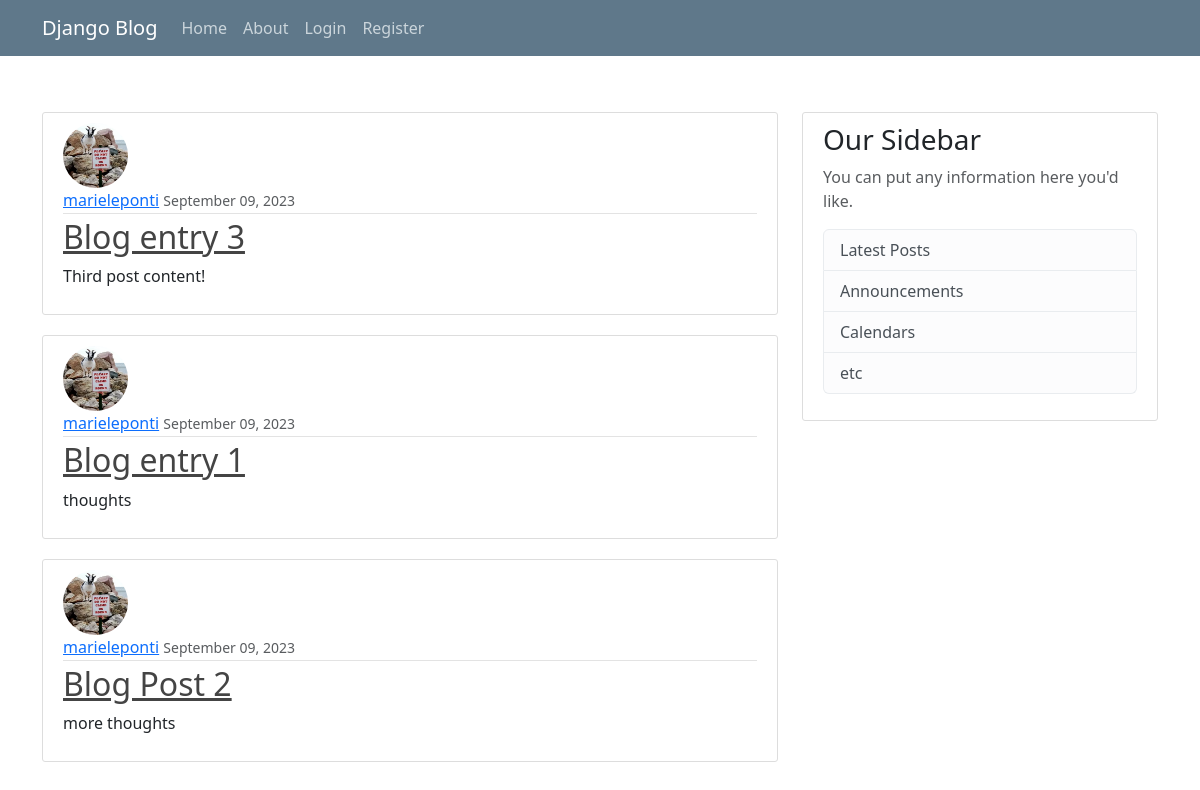
The page / on the database its author committed.
### blog_app/models.py (models this page shows, shortened)
class Post(models.Model):
    title = models.CharField(max_length=100)
    content = models.TextField()
    date_posted = models.DateTimeField(default=timezone.now, blank=True)
    author = models.ForeignKey(User, on_delete=models.CASCADE)

### users/models.py (models this page shows, shortened)
class Profile(models.Model):
    user = models.OneToOneField(User, on_delete=models.CASCADE)
    image = models.ImageField(default='default.jpg', upload_to='profile_pics')

### blog_app/views.py (the view)
# urls.py: path('', PostListView.as_view(), name='blog-home'),
class PostListView(ListView):
    model = Post
    template_name = 'blog_app/home.html' # <app>/<model>_<viewtype>.html
    context_object_name = 'posts'
    ordering = ['-date_posted']

### blog_app/templates/blog_app/home.html
{%  extends './base.html' %}
{%  block content %}
    {% for post in posts %}
    <article class="media content-section">
      <img class="rounded-circle article-img" src="{{ post.author.profile.image.url }}">
        <div class="media-body">
          <div class="article-metadata">
            <a class="mr-2" href="#">{{ post.author }}</a>
            <small class="text-muted">{{ post.date_posted | date:"F m, Y"}}</small>
          </div>
          <h2><a class="article-title" href="{% url 'post-detail' post.id %}">{{ post.title }}</a></h2>
          <p class="article-content">{{ post.content }}</p>
        </div>
      </article>
    {% endfor %}
{%  endblock content%}

### blog_app/static/blog_app/styles.css (style rules this page uses)
body { background: #fafafa; color: #333333; margin-top: 5rem; }
h1, h2, h3, h4, h5, h6 { color: #444444; }
.content-section { background: #ffffff; padding: 10px 20px; border: 1px solid #dddddd; border-radius: 3px; margin-bottom: 20px; }
.article-title { color: #444444; }
.article-content { white-space: pre-line; }
.article-img { height: 65px; width: 65px; margin-right: 16px; }
.article-metadata { padding-bottom: 1px; margin-bottom: 4px; border-bottom: 1px solid #e3e3e3 }

### rows shown on the page
Post: author.profile.image (picture), author "marieleponti", date_posted "September 09, 2023", title "Blog entry 3", content "Third post content!"
Post: author.profile.image (picture), author "marieleponti", date_posted "September 09, 2023", title "Blog entry 1", content "thoughts"
Post: author.profile.image (picture), author "marieleponti", date_posted "September 09, 2023", title "Blog Post 2", content "more thoughts"
